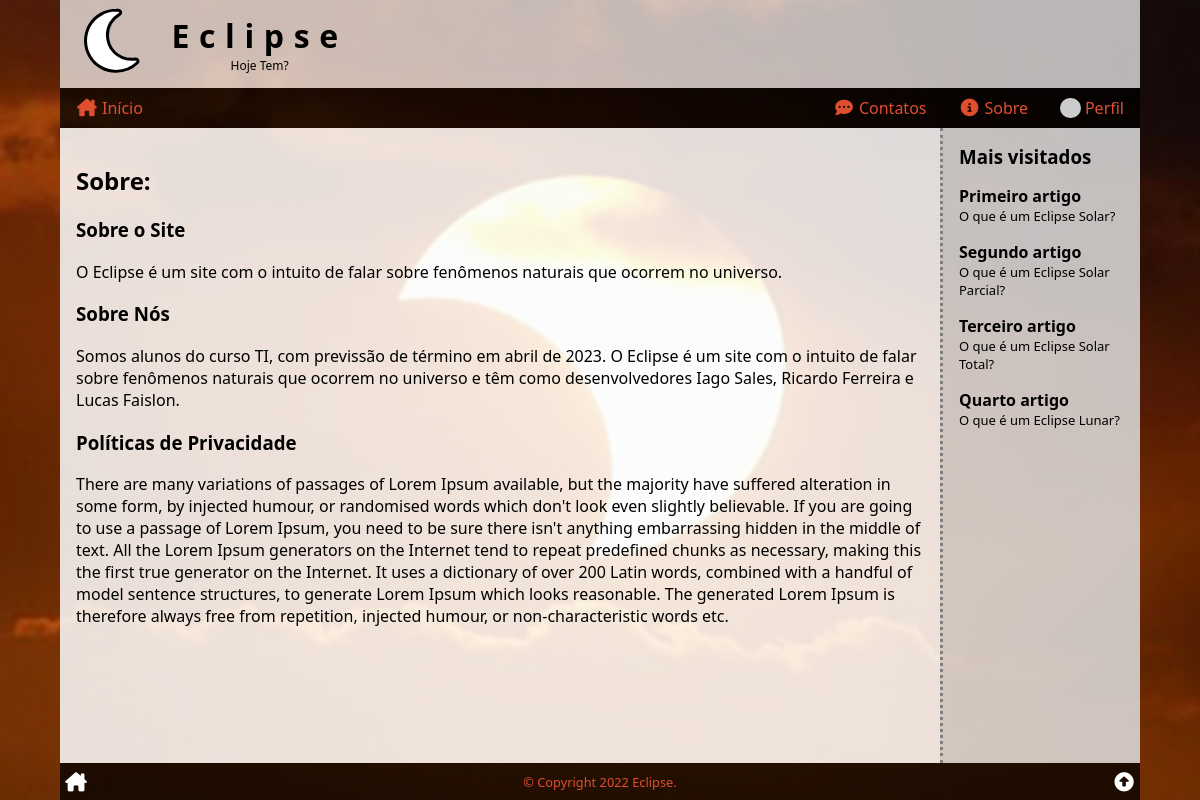
/sobre/index.php (signed in), run on the app's committed database.
### tables this page shows
CREATE TABLE articles (
    art_id INT PRIMARY KEY AUTO_INCREMENT,
    art_title VARCHAR(127),
    art_intro VARCHAR(255),
    art_thumb VARCHAR(255),
    art_content TEXT,
    art_author INT,
    art_date TIMESTAMP DEFAULT CURRENT_TIMESTAMP,
    art_views int default '0',
    art_status ENUM('on', 'off', 'deleted') DEFAULT 'on',
    FOREIGN KEY (art_author) REFERENCES users (user_id)
);

### _config.php (the view, shortened to what this page needs)
<?php
$db = array(
    'hostname' => 'localhost',
    'username' => 'root',
    'password' => '',
    'database' => 'vitugo'
);
$conn = new mysqli($db['hostname'], $db['username'], $db['password'], $db['database']);
$conn->query("SET NAMES 'utf8'");
$conn->query('SET character_set_connection=utf8');
$conn->query('SET character_set_client=utf8');
$conn->query('SET character_set_results=utf8');
$conn->query('SET GLOBAL lc_time_names = pt_BR');
$conn->query('SET lc_time_names = pt_BR');
function mostViewed($num = 4)
{
    global $conn;
    $sql = <<<SQL
SELECT art_id, art_title, art_intro
FROM articles
WHERE art_status = 'on'
	AND art_date <= NOW()
ORDER BY art_views DESC
LIMIT {$num};
SQL;
    $res = $conn->query($sql);
    $out = '';
    if ($res->num_rows > 0) :
        while ($art = $res->fetch_assoc()) :
            $out .= <<<HTML
<div class="side-art-box" onclick="location.href='/ler/?id={$art['art_id']}'">
    <div class="side-art-title">{$art['art_title']}</div>
    <div class="side-art-intro">{$art['art_intro']}</div>
</div>
HTML;
        endwhile;
    else :
        $out = false;
    endif;
    return $out;
}

### style.css (style rules this page uses)
* { box-sizing: border-box; outline: none; transition: .2s; }
html, body { position: relative ; width: 100%; height: 100%; padding: 0; margin: 0; font-family: 'Segoe UI', Tahoma, Geneva, Verdana, sans-serif; font-size: 16px; }
body { background-color: rgb(170, 170, 170); background-attachment: fixed; background-image: url('/img/FotoEclipse.jpg'); background-position: center; background-repeat: no-repeat; background-size: cover; }
.side-art-box { margin: 1rem 0; cursor: pointer; }
.side-art-title { font-weight: bold; }
.side-art-intro { font-size: small; }

### data on the page
articles: art_title "Primeiro artigo", art_intro "O que é um Eclipse Solar?"
articles: art_title "Segundo artigo", art_intro "O que é um Eclipse Solar Parcial?"
articles: art_title "Terceiro artigo", art_intro "O que é um Eclipse Solar Total?"
articles: art_title "Quarto artigo", art_intro "O que é um Eclipse Lunar?"
